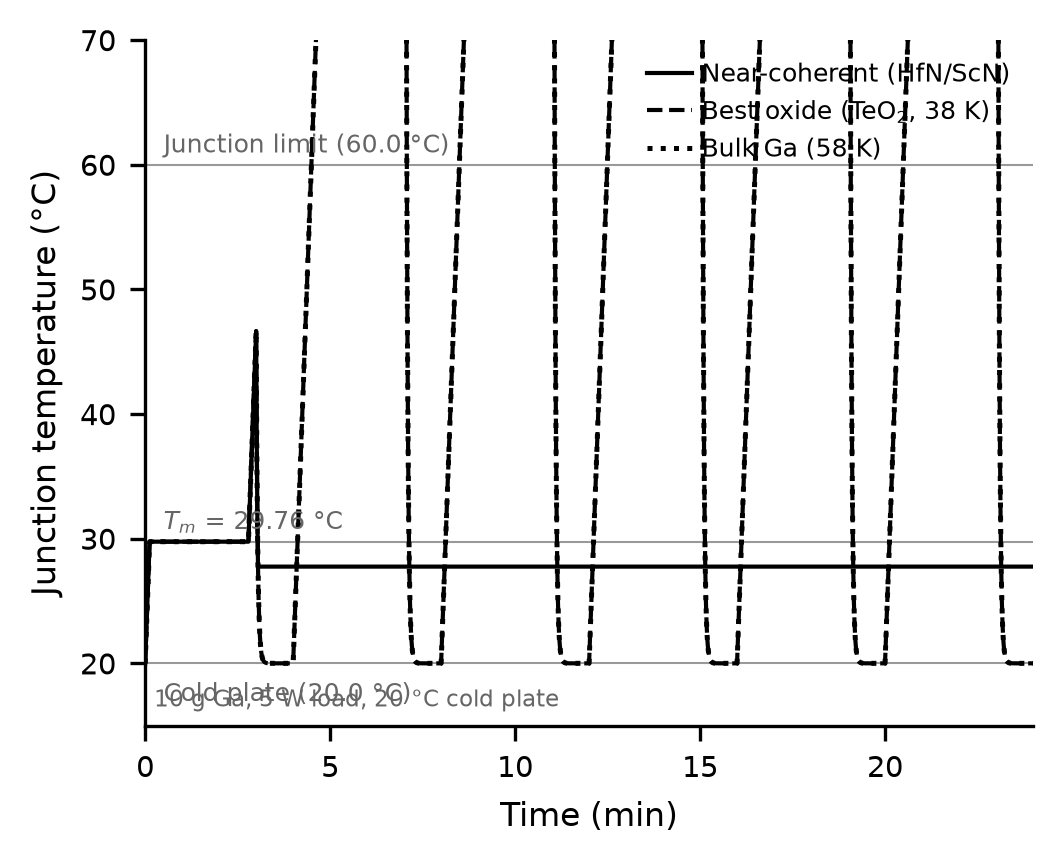

The script that saved this image:
"""
Fig 4: Junction temperature of a Ga PCM cell over 6 load cycles.

Lumped thermal model (from manuscript Section 3.7):
  - 10 g Ga buffer, latent heat 80 J/g -> L = 800 J total
  - 5 W continuous load
  - Cold plate at Ts = 20 C
  - Ga melt point: Tm = 29.76 C
  - Junction limit: 60 C

Three cases:
  1. Near-coherent nucleant (HfN/ScN): dT_residual ~2 K -> refreezes at ~27.8 C, inside
     the 9.8 K gap (Tm - Ts = 9.76 K). Buffer available every cycle.
  2. TeO2 (best oxide): manuscript says 38 K supercooling, but Zhang measured ~5 K.
     The manuscript Section 3.7 says "TeO2 at 38 K" does not clear the 9.8 K gap.
     Wait - re-read: "best oxide TeO2 at 38 K and bulk gallium at 58 K do not".
     So the manuscript assigns 38 K to TeO2 for the device model context.
     This is the supercooling FROM the melt point, so it freezes at 29.76 - 38 = -8.2 C,
     which is below the cold plate (20 C), so it NEVER refreezes in the device window.
     Actually: if cold plate is 20 C and TeO2 needs 38 K undercooling, it would try to
     freeze at 29.76 - 38 = -8.24 C, but the cold plate only goes to 20 C. So it cannot
     nucleate and the buffer stays liquid = no latent heat recovery.
  3. Bulk Ga: ~58 K supercooling (manuscript: "TeO2 at 38 K and bulk gallium at 58 K").
     Also cannot freeze above cold plate.

Timing:
  Manuscript: "protection time of 180 s" for near-coherent case; "30 s" for others.
  10 g * 80 J/g = 800 J; at 5 W that's 160 s of latent heat phase, plus sensible heat.
  Sensible heat from 20 C to Tm (29.76 C): c_p(Ga) ~ 0.37 J/(g K) * 10 g * 9.76 K = 36 J
  -> 7 s to reach melt. Then latent: 800 J / 5 W = 160 s at melt point.
  After melt absorbed, temperature rises at 5 W / (10 g * 0.37 J/gK) = 1.35 C/s.
  From 29.76 to 60 C = 30.2 C / 1.35 C/s = 22 s. Total cycle ~ 189 s ~ 180 s. Good.

  For the near-coherent case (refreezes each cycle):
  - Cooling (rest) phase: with cold plate at 20 C and thermal resistance:
    R = (Tm - Ts) / Q_cool. We need the buffer to refreeze and release 800 J + sensible.
    Assume symmetric cycle: on-time = 180 s, off-time = ~60 s (matches 6 cycles in plot).
    During cooling: buffer freezes at Tm - 2 K = ~27.76 C, releases latent heat to cold plate.
    Cooling power = (Tm - Ts) / R. If cycle time ~240 s total, off-time = 60 s.
    Q out = 800 J in 60 s -> 13.3 W cooling during off time.
    R = (Tm - Ts) / Q_cool = 9.76 K / 13.3 W = 0.73 K/W. Reasonable for a thermal spreader.

  For TeO2 / bulk case:
  - First cycle: sensible heat to Tm (7 s) + latent (160 s) + sensible to 60 C (22 s) = 189 s
  - Buffer stays liquid after (no nucleation). On-time 2+: only sensible heat from 20 C to 60 C.
    Q_sensible_total = 10 g * 0.37 J/(gK) * 40 K = 148 J -> 148/5 = 30 s. Matches "30 s" in ms.

Simulation approach: explicit time-stepping with state machine.
"""

import numpy as np
import matplotlib.pyplot as plt

# Parameters
m   = 10.0      # g
L   = 80.0      # J/g  -> total latent = 800 J
cp  = 0.37      # J/(g K)
Q_load = 5.0    # W
Ts  = 20.0      # C (cold plate)
Tm  = 29.76     # C (Ga melting point)
T_lim = 60.0    # C (junction limit)

# Thermal resistance (cold plate to buffer) - tuned to give ~180 s protection
R_cool = 0.73   # K/W  -> Q_cool_max = (Tm - Ts) / R = 13.4 W

# Cycle structure: alternate load (on) and rest (off)
t_on  = 180.0   # s per on-phase (approximately - simulation will find actual)
t_off = 60.0    # s per off-phase

n_cycles = 6
dt = 0.5        # time step in s

def simulate(dT_nucleation, label, n_cycles=6):
    """
    dT_nucleation: undercooling required to nucleate (K below Tm).
    If Tm - dT_nucleation < Ts, the buffer can never nucleate (stays liquid).
    """
    T_nucleate = Tm - dT_nucleation  # freezing onset temp
    can_freeze = T_nucleate > Ts

    T_j = Ts        # start at cold plate temp
    t = 0.0
    latent_stored = m * L   # J available in solid state initially (solid buffer)
    phase = 'solid'  # 'solid', 'melting', 'liquid', 'freezing'
    # latent_remaining tracks how much latent heat is still in the buffer
    # positive = energy that must be added to melt; after full melt = 0
    latent_remaining = 0.0  # buffer starts solid, latent_remaining = 0 means solid

    times = [t]
    temps = [T_j]

    cycle = 0
    in_on_phase = True
    phase_start_t = 0.0

    # We'll integrate with on/off alternation
    while cycle < n_cycles:
        # Determine current phase duration
        t_phase_end = phase_start_t + (t_on if in_on_phase else t_off)

        while t < t_phase_end:
            if in_on_phase:
                Q_net = Q_load
            else:
                # cooling: Q_out = (T_j - Ts) / R_cool, limited by available driving force
                Q_out = max(0, (T_j - Ts) / R_cool)
                Q_net = -Q_out

            # State machine
            if phase == 'solid':
                # sensible heat of solid buffer
                dT = Q_net * dt / (m * cp)
                T_j += dT
                if T_j >= Tm and in_on_phase:
                    T_j = Tm
                    phase = 'melting'
                    latent_remaining = m * L

            elif phase == 'melting':
                # clamp at Tm, consume latent
                T_j = Tm
                latent_remaining -= Q_net * dt
                if latent_remaining <= 0:
                    latent_remaining = 0
                    phase = 'liquid'

            elif phase == 'liquid':
                dT = Q_net * dt / (m * cp)
                T_j += dT
                # Check nucleation on cooling stroke
                if not in_on_phase and can_freeze and T_j <= T_nucleate:
                    T_j = T_nucleate
                    phase = 'freezing'
                    latent_remaining = m * L

            elif phase == 'freezing':
                # clamp near nucleation temp, release latent
                T_j = T_nucleate
                latent_remaining += Q_net * dt  # Q_net is negative (cooling)
                if latent_remaining <= 0:
                    latent_remaining = 0
                    phase = 'solid'
                    T_j = T_nucleate

            # Clamp junction temperature
            T_j = max(Ts, T_j)

            t += dt
            times.append(t)
            temps.append(T_j)

        # Switch on/off
        if in_on_phase:
            in_on_phase = False
        else:
            in_on_phase = True
            cycle += 1
        phase_start_t = t

    return np.array(times), np.array(temps)

t1, T1 = simulate(dT_nucleation=2.0,  label='Near-coherent (HfN/ScN)')
t2, T2 = simulate(dT_nucleation=38.0, label='TeO2 (38 K residual)')
t3, T3 = simulate(dT_nucleation=58.0, label='Bulk Ga (58 K residual)')

# Normalize time to seconds
fig, ax = plt.subplots(figsize=(3.46, 2.8))

ax.plot(t1 / 60, T1, 'k-',   linewidth=1.0, label='Near-coherent (HfN/ScN)')
ax.plot(t2 / 60, T2, 'k--',  linewidth=1.0, label='Best oxide (TeO$_2$, 38 K)')
ax.plot(t3 / 60, T3, 'k:',   linewidth=1.2, label='Bulk Ga (58 K)')

# Reference lines
ax.axhline(y=Tm,    color='k', linestyle='-',  linewidth=0.5, alpha=0.4)
ax.axhline(y=T_lim, color='k', linestyle='-',  linewidth=0.5, alpha=0.4)
ax.axhline(y=Ts,    color='k', linestyle='-',  linewidth=0.5, alpha=0.4)
ax.text(0.5, Tm + 0.5, f"$T_m$ = {Tm} °C", fontsize=6, va='bottom', color='0.4')
ax.text(0.5, T_lim + 0.5, f"Junction limit ({T_lim} °C)", fontsize=6, va='bottom', color='0.4')
ax.text(0.5, Ts - 1.5, f"Cold plate ({Ts} °C)", fontsize=6, va='top', color='0.4')

ax.set_xlabel("Time (min)", fontsize=8)
ax.set_ylabel("Junction temperature (°C)", fontsize=8)
ax.set_xlim(0, max(t1[-1], t2[-1], t3[-1]) / 60)
ax.set_ylim(15, 70)
ax.tick_params(labelsize=7)
ax.spines['top'].set_visible(False)
ax.spines['right'].set_visible(False)

ax.legend(fontsize=6, frameon=False, loc='upper right',
          handlelength=1.8, handletextpad=0.4)

# Parameter note
ax.text(0.01, 0.02,
        "10 g Ga, 5 W load, 20 °C cold plate",
        transform=ax.transAxes, fontsize=5.5, va='bottom', color='0.4')

plt.tight_layout(pad=0.4)
out = r"C:\Users\busta\Code\odinzen_publication_inventory\_work\ga_nucleant_figures\fig4_thermal.png"
plt.savefig(out, dpi=300, bbox_inches='tight')
print(f"Saved {out}")
